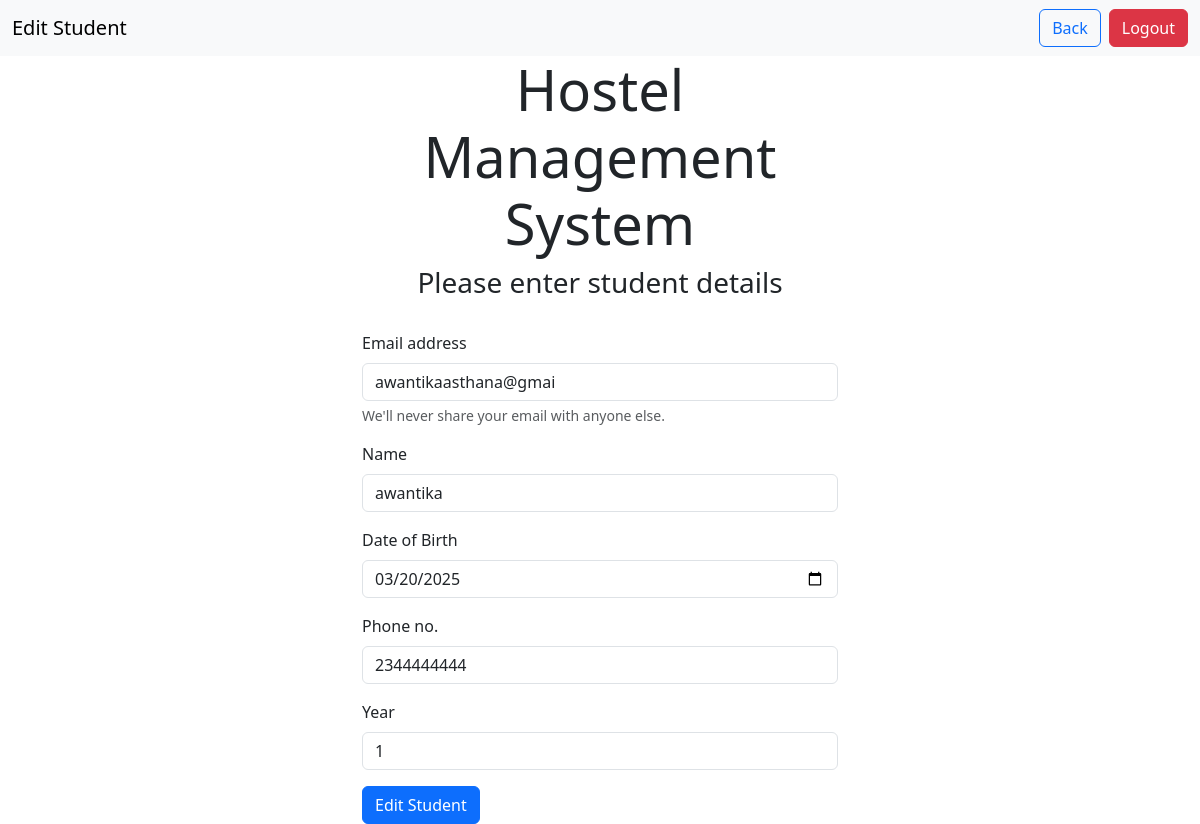
Page /staff/editDetail.php?email=awantikaasthana@gmai (signed in) on the committed database.
### tables this page shows
CREATE TABLE `student` (
  `name` text NOT NULL,
  `email` varchar(20) NOT NULL,
  `password` varchar(10) NOT NULL,
  `dob` date NOT NULL,
  `year` int(4) NOT NULL,
  `contact` varchar(10) NOT NULL
);

### staff/editDetail.php (the view, shortened to what this page needs)
<?php
include "../backend/connection.php";
    $email = $_GET['email'];
    $sql = "select * from student where email='$email' ";
    $result = mysqli_query($conn, $sql);
    if (mysqli_num_rows($result)) {
      $row = mysqli_fetch_assoc($result);
    }
    else{
      echo"<script>
      alert('data cannot be xxxx fetched!')
      window.location.href='/hostel/studentdetail.php';
      </script>";
    }
?>
<!DOCTYPE html>
<html lang="en">
<head>
  <link href="https://cdn.jsdelivr.net/npm/bootstrap@5.3.3/dist/css/bootstrap.min.css" rel="stylesheet"
>
</head>
<body>
<nav class="navbar bg-body-tertiary">
  <div class="container-fluid">
    <a class="navbar-brand">Edit Student</a>
    <div class="d-flex" >
    <a class="btn btn-outline-primary mx-2" href="./dashboard.php">Back</a>
    <a class="btn btn-danger" href="./backend/logout.php">Logout</a>
    </div>
  </div>
</nav>
  <div class="container col-5 m-auto">
    <h1 class="display-4 text-center">Hostel Management System</h1>
    <h3 class="text-center ">Please enter student details</h3>
    <br>
    <form action="/hostel/backend/edit_backend.php" method="POST">
      <div class="mb-3">
      <label for="email" class="form-label">Email address</label>
        <input type="email" class="form-control" id="email" name="email" value="<?=$row['email']?>" readonly>
        <div id="emailHelp" class="form-text">We'll never share your email with anyone else.</div>
        </div>
        <div class="mb-3">
          <label for="name" class="form-label">Name</label>
          <input type="text" class="form-control" id="name" name="name" value="<?=$row['name']?>">
        </div>
      <div class="mb-3">
        <label for="dob" class="form-label">Date of Birth</label>
        <input type="date" class="form-control" id="dob" name="dob" value="<?=$row['dob']?>">
      </div>
      <div class="mb-3">
        <label for="contact" class="form-label">Phone no.</label>
        <input type="tel" class="form-control" id="contact" name="contact" value="<?=$row['contact']?>">
      </div>
      <div class="mb-3">
        <label for="year" class="form-label">Year</label>
        <input type="number" class="form-control" id="year" name="year" value="<?=$row['year']?>" max=4 min=1>
      </div>
      <button type="submit" class="btn btn-primary " name="submit">Edit Student</button>
    </form>
  </div>
</body>
</html>

### rows in the picture
student: email "awantikaasthana@gmai", name "awantika", dob "03/20/2025", contact "2344444444", year "1"
